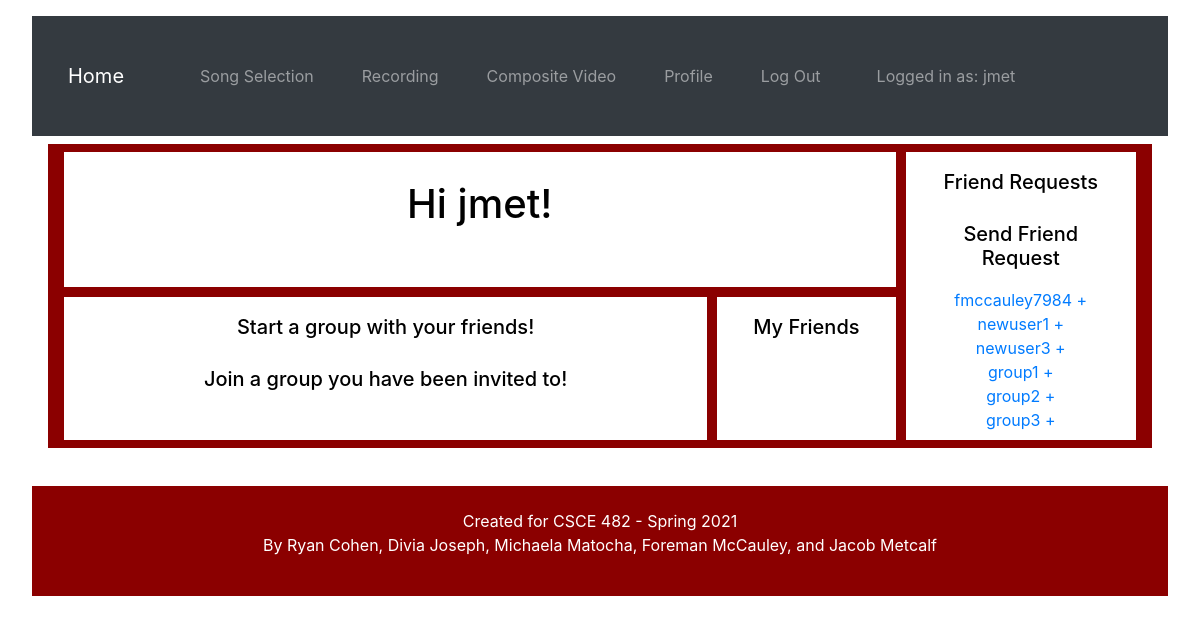
/profile (signed in), run on an earlier commit of the app's database.
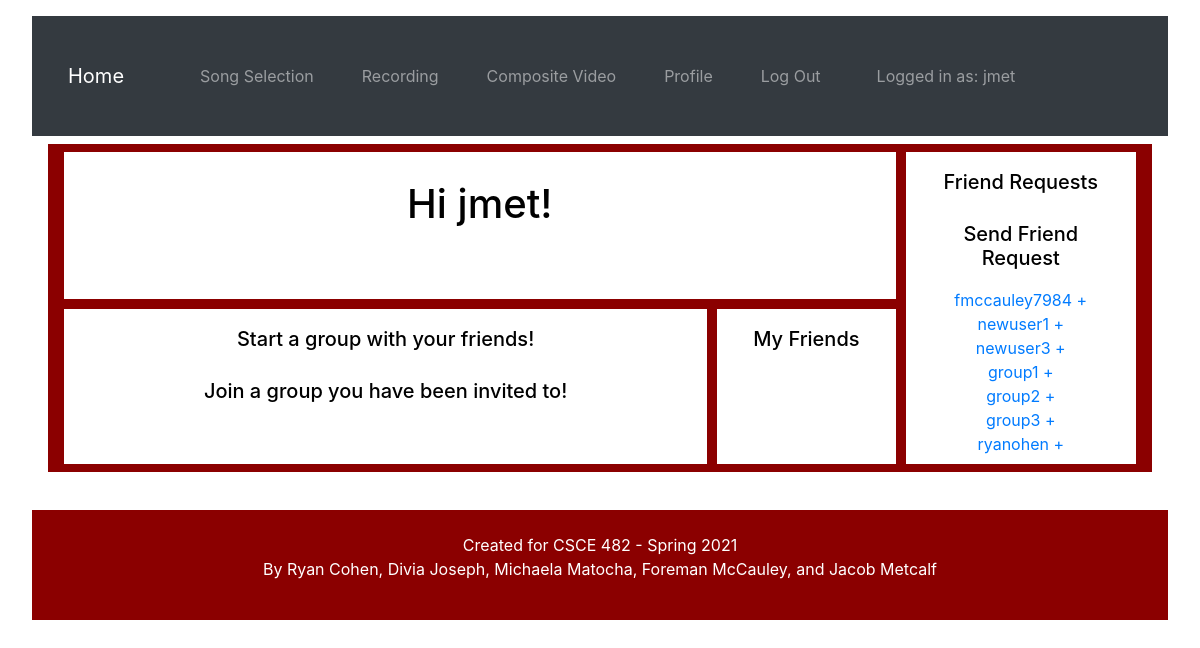
And on a later commit of the database.
### karaoke/models.py (models this page shows)
class Profile(models.Model):
    user = models.OneToOneField(User, on_delete=models.CASCADE)
    friends = models.ManyToManyField('Profile', related_name = "friends_set", blank=True)
    group = models.ManyToManyField('Profile', related_name = "group_set", blank=True)
    is_group_parent = models.BooleanField(default=True)
    mp3name = models.CharField(max_length=100, blank=True)
    mp4name = models.CharField(max_length=100, blank=True)
    def __str__(self):
        return self.user.username

### karaoke/views.py (the view)
# urls.py: path('profile',views.profile, name="profile"),
def profile(request):
    if request.user.is_authenticated:
        requestProfile = Profile.objects.get(user=request.user)
        allprofiles=Profile.objects.exclude(user=request.user)
        fr = FriendRequest.objects.filter(to_user=request.user)
        gr = GroupRequest.objects.filter(to_user=request.user)
        count = 0
        in_group = False
        for profile in requestProfile.group.all():
            count = count + 1
        if count > 0:
            in_group = True
        return render(request, 'profile.html',{'allprofiles':allprofiles, 'fr':fr, 'requestProfile':requestProfile, 'in_group':in_group, 'gr':gr})
    else:
        return redirect('index')

### karaoke/templates/profile.html (shortened to what this page needs)
{% load static %}
<!DOCTYPE html>
<html>
<head>
    <link rel="stylesheet" href="https://cdn.jsdelivr.net/npm/bootstrap@4.5.3/dist/css/bootstrap.min.css">
    <link rel="stylesheet" href="{% static 'css/style.css' %}">
    <link rel="stylesheet" href="{% static 'css/profile.css' %}">
</head>
<body>
    {%include 'navbar.html'%}
    <main>
    <div class="wrapper">
        <div class = "box a">
            <h1> Hi {{request.user}}! </h1>
        </div>
        <div class = "box b">
            <h2> Friend Requests </h2>
            <h2> Send Friend Request </h2>
            {% for profile in allprofiles %}
                {% if profile not in requestProfile.friends.all %}
                    <a href="{% url 'add-friend' profile.id %}"> {{profile}} +</a> </br>
                {% endif %}
            {%endfor%}
        </div>
        <div class = "box c">
        {% if in_group %}
            <h2> These are your group members... </h2>
                {% for profile in requestProfile.group.all %}
                    {% if profile.user.username != request.user.username %}
                        {{profile}} </br>
                    {% endif %}
                {% endfor %}
            {% if requestProfile.is_group_parent%}
                  <h2> Invite more members to your group! </h2>
                  {% for profile in requestProfile.friends.all %}
                      {% if profile not in requestProfile.group.all %}
                          <a href="{% url 'add-group-member' profile.id %}"> {{profile}} +</a> </b>
                      {% endif %}
                  {%endfor%}
            {% endif %}
        {% else %}
            <h2> Start a group with your friends! </h2>
            <h2> Join a group you have been invited to! </h2>
        {% endif %}
        </div>
        <div class = "box d">
            <h2> My Friends </h2>
        </div>
    </div>
    </main>
</body>
{%include 'footer.html'%}
</html>

### karaoke/templates/navbar.html (shortened to what this page needs)
<nav class="navbar navbar-expand-lg navbar-dark bg-dark">
  <a class="navbar-brand" href='{% url 'index' %}'>Home</a>
  <div class="collapse navbar-collapse" id="navbarText">
    <ul class="navbar-nav mr-auto">
      {% if user.is_authenticated %}
      <ul class="navbar-nav">
        <li class="nav-item">
          <a class="nav-link" href='{% url 'songselection' %}'>Song Selection</a>
        </li>
        <li class="nav-item">
          <a class="nav-link" href='{% url 'recording' %}'>Recording</a>
        </li>
        <li class="nav-item">
          <a class="nav-link" href='{% url 'composite' %}'>Composite Video</a>
        </li>
        <li class="nav-item">
          <a class="nav-link" href='{% url 'profile' %}'>Profile</a>
        </li>
        <li class="nav-item">
          <a class="nav-link" href='{% url 'logoutuser' %}'>Log Out</a>
        </li>
        <li class="nav-item">
          <span class="navbar-text">
            Logged in as: {{request.user}}
          </span>
        </li>
      </ul>
      {% endif %}
    </ul>
  </div>
</nav>

### karaoke/templates/footer.html
<footer>
    <p>
        Created for CSCE 482 - Spring 2021
        <br/> By Ryan Cohen, Divia Joseph, Michaela Matocha, Foreman McCauley, and Jacob Metcalf
    </p>
</footer>

### karaoke/static/css/style.css (style rules this page uses)
* { text-align: center; padding: 0.5em 1em; }
footer { padding: 15px 0; margin: 30px 0; background-color: darkred; color: white; }

### karaoke/static/css/profile.css (style rules this page uses)
h2 { font-size: 20px; }
.wrapper { display: grid; grid-gap: 10px; width: 100%; grid-template-columns: 60%; background-color: darkred; }
.box { background-color: white; color: black; width: 100%; }
.a { grid-column: 1 / span 2; width: 100%; }
.b { grid-column: 3 ; grid-row: 1 / span 2; width: 100%; }
.c { grid-column: 1 ; grid-row: 2 ; width: 100%; }
.d { grid-column: 2 ; grid-row: 2 ; width: 100%; }

What changed in the data, as far as the page shows it:
added Profile: user.username "ryanohen"
